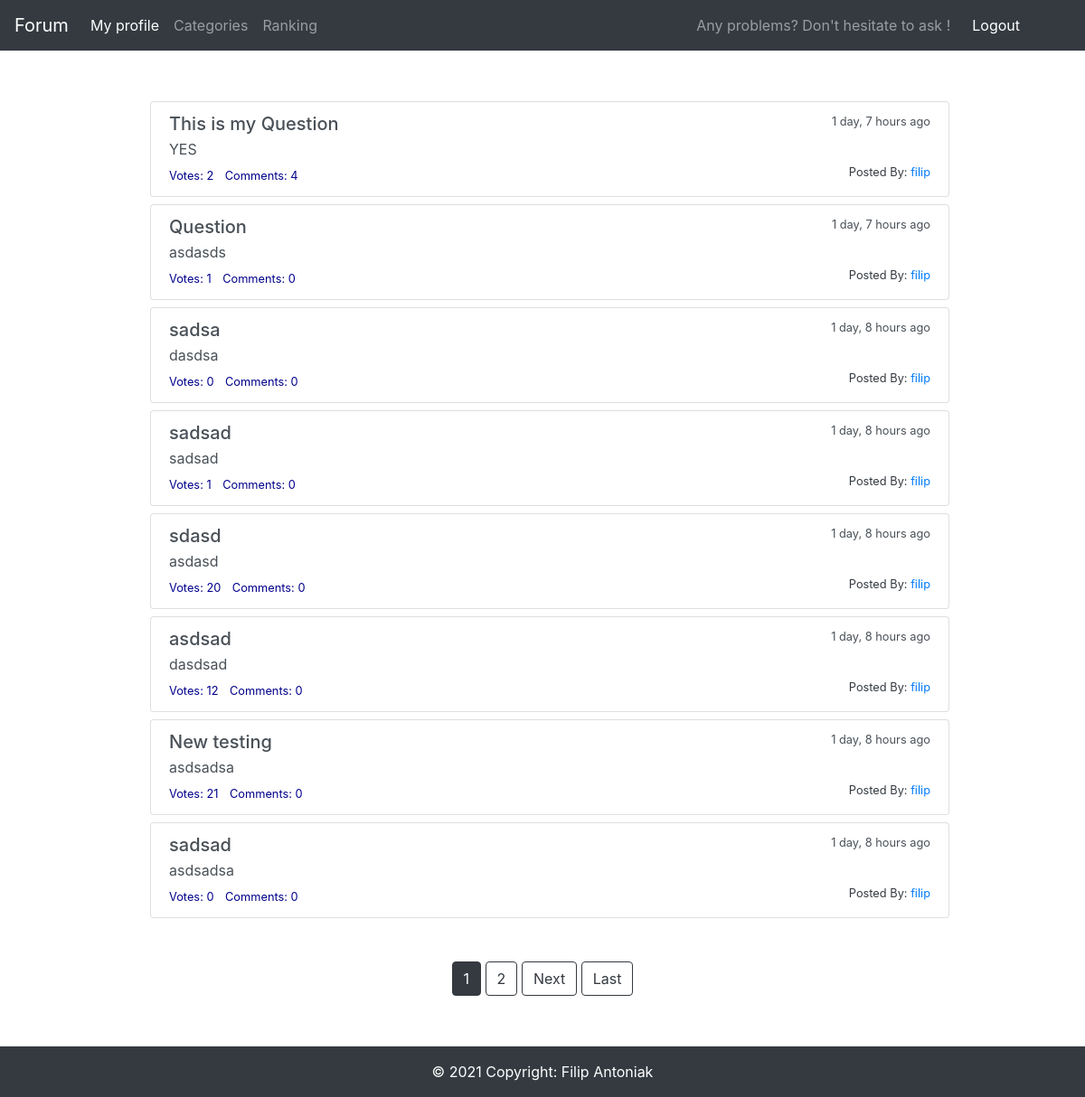
The app's page / (signed in) with its own data.
### main/models.py (models this page shows, shortened)
class Question(models.Model):
    question_text = models.CharField(max_length=100)
    question_subtext = models.TextField(max_length=500)
    pub_date = models.DateTimeField('date published')
    user = models.ForeignKey(User, on_delete=models.CASCADE, default=User.objects.get(pk=1).pk)
    votes = models.IntegerField(default=0)
    def get_date(self):
        return humanize.naturaltime(self.pub_date)

### main/views.py (the view)
# urls.py: path('', views.IndexView.as_view(), name='index'),
class IndexView(generic.ListView):
    template_name = 'main/index.html'
    context_object_name = 'latest_question_list'
    paginate_by = 8
    def get_queryset(self):
        return Question.objects.filter(
            pub_date__lte=timezone.now()
        ).order_by('-pub_date')[:10]

### main/templates/main/index.html (shortened to what this page needs)
{% extends 'main/base.html' %}
{% block content %}
{% if latest_question_list %}
    {% for question in latest_question_list %}
        <div id="question" class="list-group ml-3 mb-2">
            <span class="list-group-item-action flex-column align-items-start">
            <a class="list-group-item list-group-item-action" href="{% url 'main:detail' question.id %}">
            <div class="d-flex w-100 justify-content-between">
              <h5  class="mb-1">{{ question.question_text }}</h5>
              <small>{{ question.get_date }}</small>
            </div>
            <p class="mb-1">{{ question.question_subtext }}</p>
            <small class="votes">Votes:  {{ question.votes }}</small>
            <small class="p-1"></small>
            <small class="votes">Comments:  {{ question.comment_set.all.count }}</small>
            <object>
                <a href="/profile/{{ question.user.username }}">
                    <small class="text-dark float-right">Posted By: <span class="text-primary">{{ question.user.username }}</span></small>
                </a>
            </object>
            </a>
        </span>
        </div>
    {% endfor %}
{% else %}
    <p>Something went wrong</p>
{% endif %}
<div class="text-center w-100 mx-auto mb-3 ">
    {% if is_paginated %}
        {% for num in page_obj.paginator.page_range %}
            {% if page_obj.number == num %}
                <a class="btn btn-dark mb-4" href="?page={{ num }}">{{ num }}</a>
            {% elif num > page_obj.number|add:'-3' and num < page_obj.number|add:'3' %}
                <a class="btn btn-outline-dark mb-4" href="?page={{ num }}">{{ num }}</a>
            {% endif %}
        {% endfor %}
        {% if page_obj.has_next %}
            <a class="btn btn-outline-dark mb-4" href="?page={{ page_obj.next_page_number }}">Next</a>
            <a class="btn btn-outline-dark mb-4" href="?page={{ page_obj.paginator.num_pages }}">Last</a>
        {% endif %}
    {% endif %}
</div>
    {% block footer-class %} position-absolute w-100 {% endblock %}
{% endblock %}

### main/static/main/style.css (style rules this page uses)
.votes { color: darkblue; }

### records on screen
Question: question_text "This is my Question", get_date "1 day, 7 hours ago", question_subtext "YES", votes "2", comment_set.all.count "4", user.username "filip"
Question: question_text "Question", get_date "1 day, 7 hours ago", question_subtext "asdasds", votes "1", comment_set.all.count "0", user.username "filip"
Question: question_text "sadsa", get_date "1 day, 8 hours ago", question_subtext "dasdsa", votes "0", comment_set.all.count "0", user.username "filip"
Question: question_text "sadsad", get_date "1 day, 8 hours ago", question_subtext "sadsad", votes "1", comment_set.all.count "0", user.username "filip"
Question: question_text "sdasd", get_date "1 day, 8 hours ago", question_subtext "asdasd", votes "20", comment_set.all.count "0", user.username "filip"
Question: question_text "asdsad", get_date "1 day, 8 hours ago", question_subtext "dasdsad", votes "12", comment_set.all.count "0", user.username "filip"
Question: question_text "New testing", get_date "1 day, 8 hours ago", question_subtext "asdsadsa", votes "21", comment_set.all.count "0", user.username "filip"
Question: question_text "sadsad", get_date "1 day, 8 hours ago", question_subtext "asdsadsa", votes "0", comment_set.all.count "0", user.username "filip"

### other values on screen
{{ num }} "1"
{{ num }} "2"
